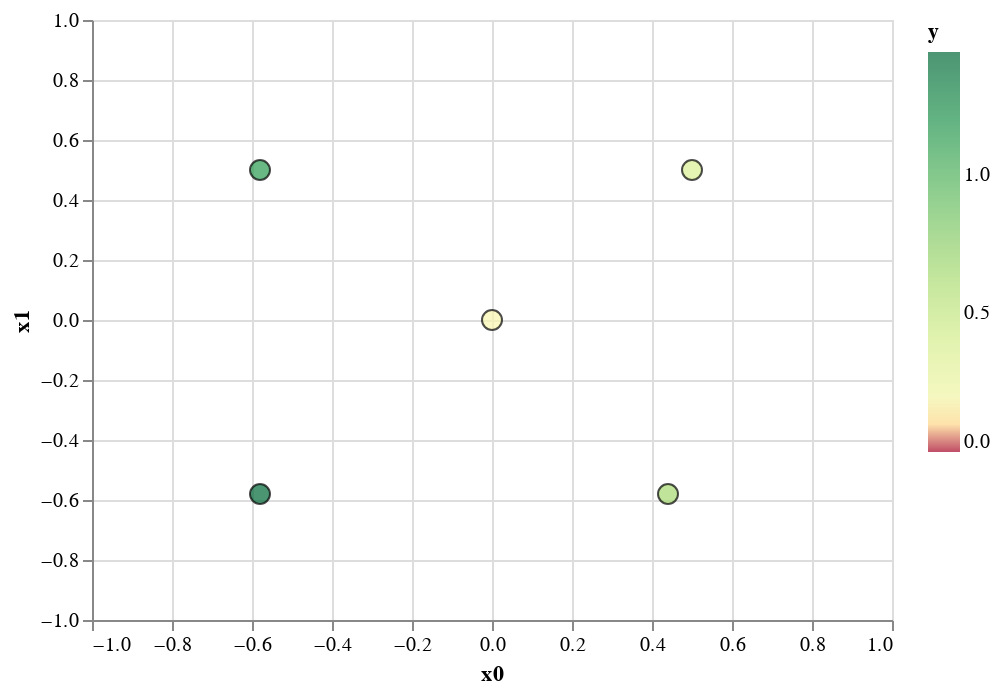

The code cell stored with this chart in its notebook:
### Markdown cell above
Evaluate the function and plot all the evaluations so far:

### Code cell
y = blackbox2([x0.value, x1.value])[0][0]
print(f'Evaluated black box at ({x0.value}, {x1.value}); result={y}')
blackbox2.plot_xy()

### Figure 1 — Vega-Lite specification as saved in the notebook (floating-point values rounded to 4 significant figures)
{"config": {"view": {"continuousWidth": 400, "continuousHeight": 300}}, "data": {"name": "data-526f6c1d7d24cbaaa9b8739ded60b136"}, "mark": {"type": "circle", "size": 100, "stroke": "black", "strokeWidth": 1}, "encoding": {"color": {"type": "quantitative", "field": "y", "scale": {"domainMid": 0, "scheme": "redyellowgreen"}}, "x": {"type": "quantitative", "field": "x0", "scale": {"domain": [-1, 1]}}, "y": {"type": "quantitative", "field": "x1", "scale": {"domain": [-1, 1]}}}, "$schema": "https://vega.github.io/schema/vega-lite/v4.8.1.json", "datasets": {"data-526f6c1d7d24cbaaa9b8739ded60b136": [{"x0": 0.0, "x1": 0.0, "y": 0.1299}, {"x0": 0.5, "x1": 0.5, "y": 0.367}, {"x0": -0.58, "x1": 0.5, "y": 1.148}, {"x0": -0.58, "x1": -0.58, "y": 1.442}, {"x0": 0.44, "x1": -0.58, "y": 0.6489}]}}
